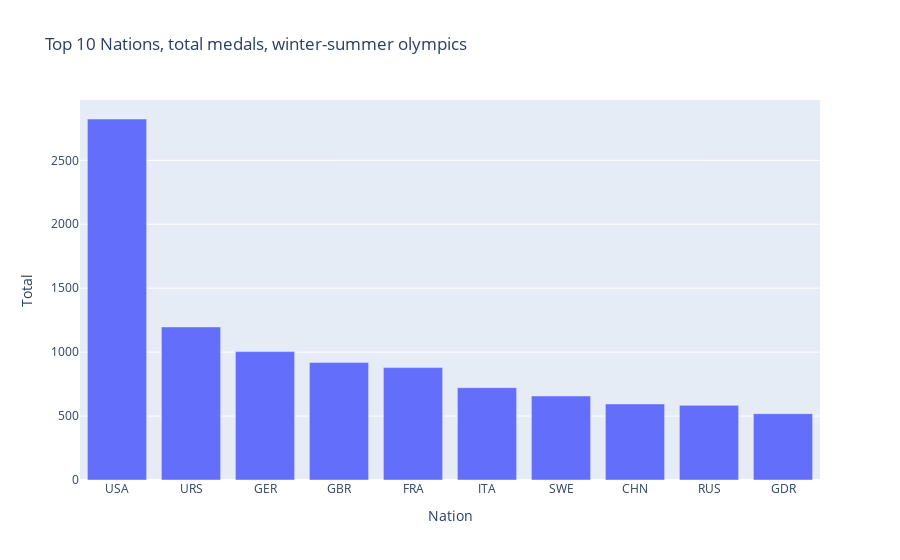

The notebook cell saved with this chart:
### Markdown cell above
## h. )

### Code cell
all_time_top_10 = top_10_nations_medals(athlete_event)
fig_2 = bar_plot_dash(all_time_top_10, "Nation", "Total", "Top 10 Nations, total medals, winter-summer olympics", "count medals", None)
fig_2.show()

### Figure 1 — Plotly figure (JSON) as saved in the notebook; plotly's stock layout.template omitted (floating-point values rounded to 4 significant figures)
{"data": [{"alignmentgroup": "True", "hovertemplate": "Nation=%{x}<br>Total=%{y}<extra></extra>", "legendgroup": "", "marker": {"color": "#636efa", "pattern": {"shape": ""}}, "name": "", "offsetgroup": "", "orientation": "v", "showlegend": false, "textposition": "auto", "type": "bar", "x": ["USA", "URS", "GER", "GBR", "FRA", "ITA", "SWE", "CHN", "RUS", "GDR"], "xaxis": "x", "y": [2823, 1197, 1004, 919, 879, 722, 657, 595, 584, 519], "yaxis": "y"}], "layout": {"barmode": "group", "legend": {"tracegroupgap": 0}, "title": {"text": "Top 10 Nations, total medals, winter-summer olympics"}, "xaxis": {"anchor": "y", "domain": [0, 1], "title": {"text": "Nation"}}, "yaxis": {"anchor": "x", "domain": [0, 1], "title": {"text": "Total"}}}}
